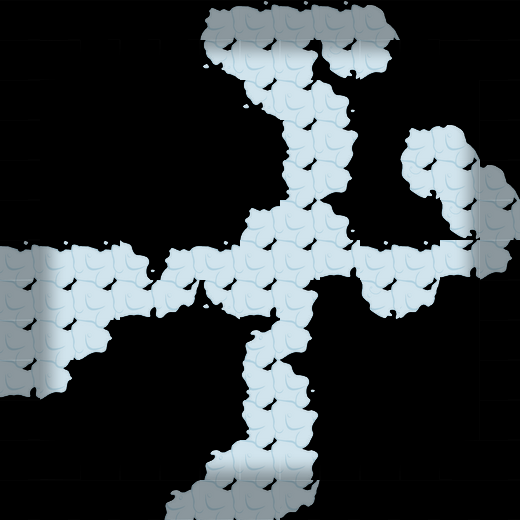

Tiled map render using the project's own tile images. Description and the map definition, with tile-layer contents summarised, below:
An orthogonal 13x13 tile map with 40x40 px tiles, 2 tile layers (块层 1, 块层 2).

<map version="1.0" orientation="orthogonal" width="13" height="13" tilewidth="40" tileheight="40">
 <tileset firstgid="1" name="bcmap_skin" tilewidth="40" tileheight="40">
  <image source="bcmap_skin.png" width="200" height="280" />
 </tileset>
 <layer name="块层 1" width="13" height="13">
  <data>[169 cells, 68 non-empty, 13 distinct tile ids]</data>
 </layer>
 <layer name="块层 2" width="13" height="13">
  <data>[169 cells, 88 non-empty, 9 distinct tile ids]</data>
 </layer>
</map>